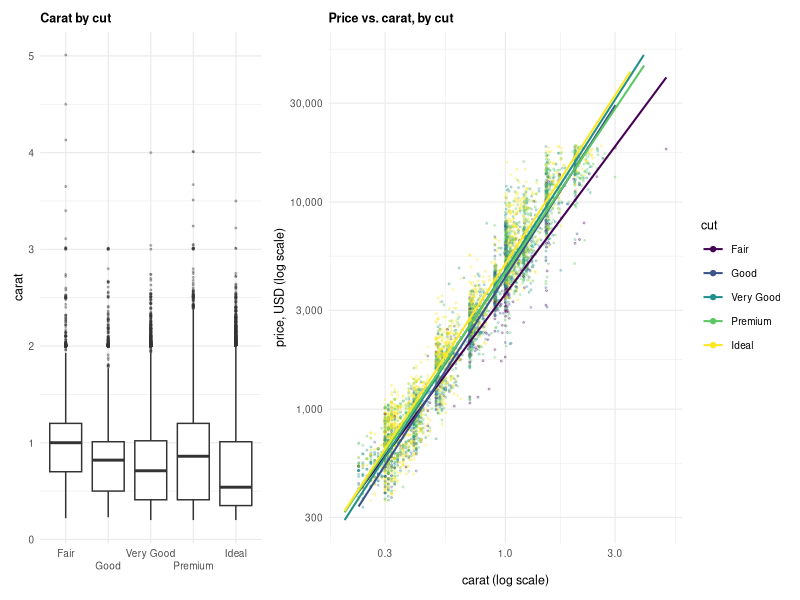
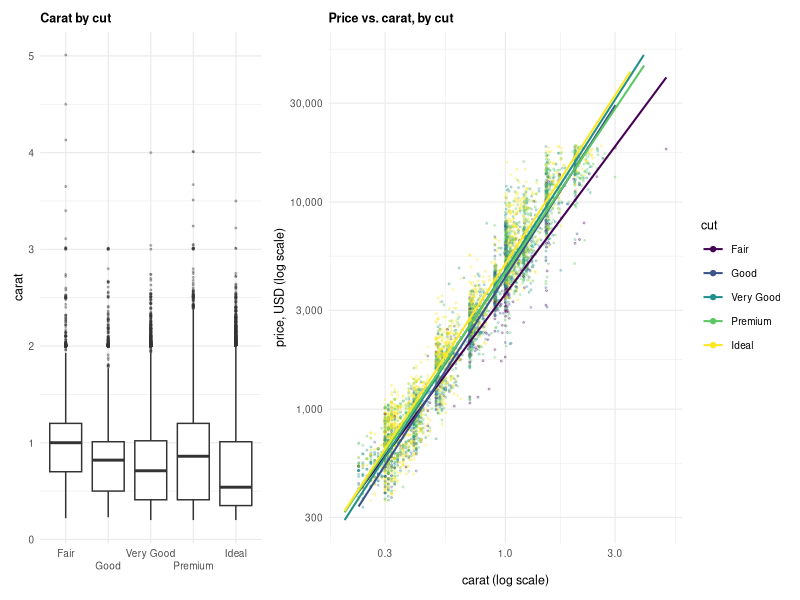

These charts were generated, in order, by the following R code:
# ---- R code: figures/eda_diamonds_cut_carat.pdf ----
library(ggplot2)
library(patchwork)
library(dplyr)
theme_set(theme_minimal(base_size = 9) +
                            theme(plot.title = element_text(size = 9, face = "bold")))
set.seed(1)
# dir.create("figures", showWarnings = FALSE)

p_box <- ggplot(diamonds, aes(cut, carat)) +
      geom_boxplot(outlier.size = 0.4, outlier.alpha = 0.3) +
      scale_x_discrete(guide = guide_axis(n.dodge = 2)) +
      labs(title = "Carat by cut", x = NULL, y = "carat")

p_scatter <- ggplot(diamonds, aes(carat, price, colour = cut)) +
      geom_point(data = slice_sample(diamonds, n = 5000), alpha = 0.25, size = 0.4) +
      geom_smooth(method = "lm", se = FALSE, linewidth = 0.7) +
      scale_x_log10() +
      scale_y_log10(labels = scales::label_comma()) +
      scale_colour_viridis_d() +
      guides(colour = guide_legend(override.aes = list(alpha = 1, size = 1.5))) +
      labs(title = "Price vs. carat, by cut", x = "carat (log scale)",
                    y = "price, USD (log scale)")

p <- (p_box | p_scatter) + plot_layout(widths = c(1, 1.6))
p
ggsave("eda_diamonds_cut_carat.pdf", p, width = 6.0, height = 1.7)
